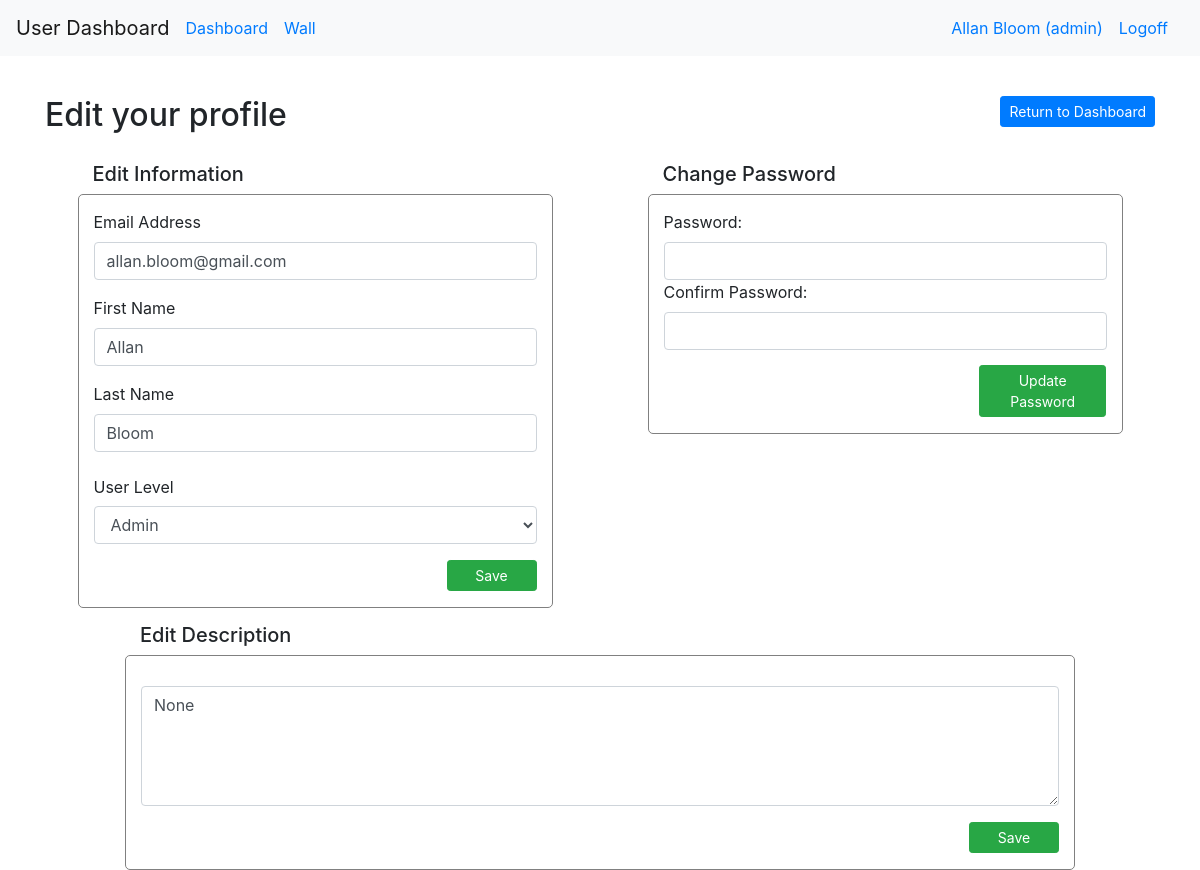
Before: /dashboard/profile (signed in) with the older database file.
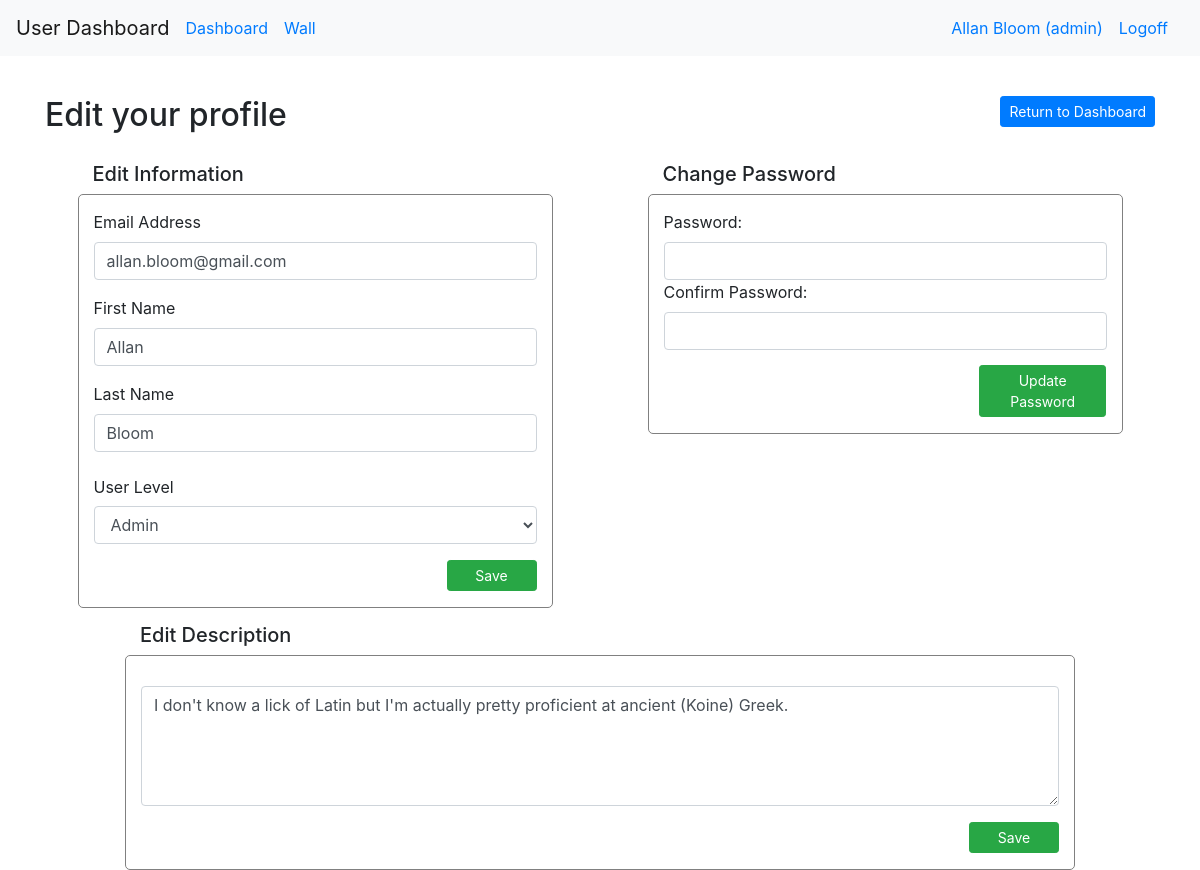
After: the same page with the newer database file.
### login_and_registration_app/models.py (models this page shows)
class User(models.Model):
    first_name = models.CharField(max_length=255)
    last_name = models.CharField(max_length=255)
    email = models.CharField(max_length=255)
    level = models.IntegerField(default=1)
    description = models.TextField(null=True)
    password = models.CharField(max_length=45)
    created_at = models.DateTimeField(auto_now_add=True)
    updated_at = models.DateTimeField(auto_now=True)
    objects = UserManager()

### dashboard_app/views.py (the view)
# urls.py: path("/profile", views.load_profile),
def load_profile(request, errors=None):
    user = logged_user(request)
    context = {
        "user": user,
        "profile": user,
        "errors": errors,
    }
    print(errors)
    return render(request, "profile.html", context)

### dashboard_app/views.py (called while the page is built)
def logged_user(request):
    return User.objects.filter(id=request.session["user_id"])[0]

### dashboard_app/templates/profile.html (shortened to what the changed rows need)
<!doctype html>
<html lang="en">
  <head>
    {% load static %}
    <link rel="stylesheet" type="text/css" href="{% static 'bootstrap.css' %}">
  </head>
  <body>
    <nav class="navbar navbar-expand-md navbar-light bg-light">
      <div class="collapse navbar-collapse" id="navbarSupportedContent">
        <a class="navbar-nav mr-sm-0 nav-link" href="/dashboard">Dashboard</a>
        <a class="navbar-nav mr-auto nav-link" href="/message_board/{{user.id}}">Wall</a>
      {% if request.session.user_id == None %}
        <a class="navbar-nav mr-sm-0 nav-link" href="/signin">Signin</a>
      {% else %}
      {% if user.level == 9%}
      <a class="navbar-nav mr-sm-0 nav-link" href="/dashboard/profile">{{user.first_name}} {{user.last_name}} (admin)</a>
      {% else %}
      <a class="navbar-nav mr-sm-0 nav-link" href="/dashboard/profile">{{user.first_name}} {{user.last_name}}</a>
      {% endif %}
      <a class="navbar-nav mr-sm-0 nav-link" href="/logoff">Logoff</a>
      {% endif %}
      </div>
    </nav>
    <div class="container">
      <div class="row top_row">
        <div class="col-6 col-md-8">
      {% if user.level != 9%}
          <h2>Edit Profile</h2>
        </div>
      {% else %}
      {% if profile.id == user.id %}
          <h2>Edit your profile</h2>
      {% else %}
          <h2>Edit user #{{ profile.id }}</h2>
      {% endif %}
        </div>
      {% endif %}
      </div>
      <div class="row">
        <div class="col-6">
          <div class="row">
            <div class="col-10 offset-1 content">
              <form action="/dashboard/update/{{profile.id}}" method="post">
                <div class="form-group">
                  <label>Email Address</label>
                  <input type="text" class="form-control" name="email" value={{profile.email}}>
                </div>
                <div class="form-group">
                  <label>First Name</label>
                  <input type="text" class="form-control" name="first_name" value={{profile.first_name}}>
                </div>
                <div class="form-group">
                  <label>Last Name</label>
                  <input type="text" class="form-control" name="last_name" value={{profile.last_name}}>
                </div>
                {% if user.level == 9 %}
                <div class="form-group row">
                  <label class="col-form-label col-12">User Level</label>
                  <div class="col-12">
                    <select name="user_level" class="form-control">
                      {% if profile.level == 9%}
                        <option>Admin</option>
                      {% else %}
                        <option>Normal</option>
                        <option>Admin</option>
                      {% endif %}
                    </select>
                  </div>
                </div>
                {% endif %}
              </form>
            </div>
          </div>
        </div>
      </div>
      {% if profile.id == user.id %}
      <div class="row bottom_row">
        <div class="col-12">
          <div class="row">
            <div class="col-10 offset-1">
              <h5>Edit Description</h5>
            </div>
          </div>
          <div class="row">
            <div class="col-10 offset-1 content">
              <form action="/dashboard/update/{{profile.id}}" method="post">
                <div class="form-group">
                  <textarea class="form-control" name="description">{{profile.description}}</textarea>
                </div>
                <div class="form-group text-right">
                  <button class="btn btn-success btn-sm">Save</button>
                </div>
              </form>
            </div>
          </div>
        </div>
      </div>
      {% endif %}
    </div>
  </body>
</html>

Changed rows visible on the page:
changed User "Allan": description "None" → "I don't know a lick of Latin but I'm actually pretty proficient at ancient (Koine) Greek."
